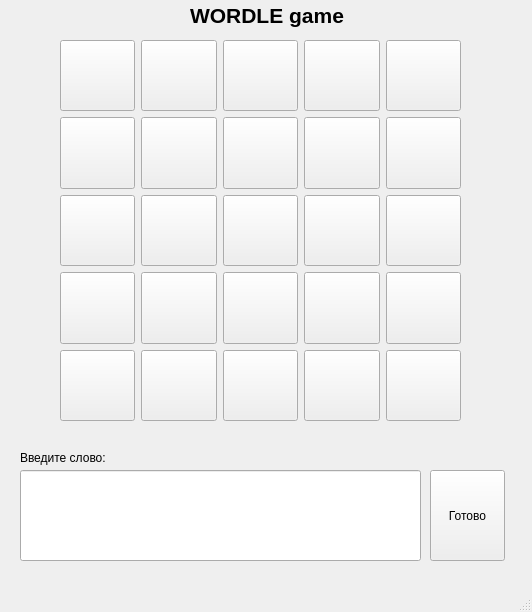
<?xml version="1.0" encoding="UTF-8"?>
<ui version="4.0">
 <class>MainWindow</class>
 <widget class="QMainWindow" name="MainWindow">
  <property name="geometry">
   <rect>
    <x>0</x>
    <y>0</y>
    <width>532</width>
    <height>612</height>
   </rect>
  </property>
  <property name="windowTitle">
   <string>MainWindow</string>
  </property>
  <widget class="QWidget" name="centralwidget">
   <widget class="QWidget" name="gridLayoutWidget">
    <property name="geometry">
     <rect>
      <x>60</x>
      <y>40</y>
      <width>401</width>
      <height>381</height>
     </rect>
    </property>
    <layout class="QGridLayout" name="gridLayout">
     <item row="0" column="0">
      <widget class="QPushButton" name="pushButton">
       <property name="sizePolicy">
        <sizepolicy hsizetype="Expanding" vsizetype="Expanding">
         <horstretch>0</horstretch>
         <verstretch>7</verstretch>
        </sizepolicy>
       </property>
       <property name="sizeIncrement">
        <size>
         <width>40</width>
         <height>40</height>
        </size>
       </property>
       <property name="text">
        <string/>
       </property>
       <attribute name="buttonGroup">
        <string notr="true">buttonGroup</string>
       </attribute>
      </widget>
     </item>
     <item row="3" column="1">
      <widget class="QPushButton" name="pushButton_19">
       <property name="sizePolicy">
        <sizepolicy hsizetype="Expanding" vsizetype="Expanding">
         <horstretch>0</horstretch>
         <verstretch>7</verstretch>
        </sizepolicy>
       </property>
       <property name="sizeIncrement">
        <size>
         <width>40</width>
         <height>40</height>
        </size>
       </property>
       <property name="text">
        <string/>
       </property>
       <attribute name="buttonGroup">
        <string notr="true">buttonGroup_4</string>
       </attribute>
      </widget>
     </item>
     <item row="3" column="4">
      <widget class="QPushButton" name="pushButton_16">
       <property name="sizePolicy">
        <sizepolicy hsizetype="Expanding" vsizetype="Expanding">
         <horstretch>0</horstretch>
         <verstretch>7</verstretch>
        </sizepolicy>
       </property>
       <property name="sizeIncrement">
        <size>
         <width>40</width>
         <height>40</height>
        </size>
       </property>
       <property name="text">
        <string/>
       </property>
       <attribute name="buttonGroup">
        <string notr="true">buttonGroup_4</string>
       </attribute>
      </widget>
     </item>
     <item row="2" column="1">
      <widget class="QPushButton" name="pushButton_15">
       <property name="sizePolicy">
        <sizepolicy hsizetype="Expanding" vsizetype="Expanding">
         <horstretch>0</horstretch>
         <verstretch>7</verstretch>
        </sizepolicy>
       </property>
       <property name="sizeIncrement">
        <size>
         <width>40</width>
         <height>40</height>
        </size>
       </property>
       <property name="text">
        <string/>
       </property>
       <attribute name="buttonGroup">
        <string notr="true">buttonGroup_3</string>
       </attribute>
      </widget>
     </item>
     <item row="0" column="1">
      <widget class="QPushButton" name="pushButton_2">
       <property name="sizePolicy">
        <sizepolicy hsizetype="Expanding" vsizetype="Expanding">
         <horstretch>0</horstretch>
         <verstretch>0</verstretch>
        </sizepolicy>
       </property>
       <property name="text">
        <string/>
       </property>
       <attribute name="buttonGroup">
        <string notr="true">buttonGroup</string>
       </attribute>
      </widget>
     </item>
     <item row="1" column="0">
      <widget class="QPushButton" name="pushButton_6">
       <property name="sizePolicy">
        <sizepolicy hsizetype="Expanding" vsizetype="Expanding">
         <horstretch>0</horstretch>
         <verstretch>7</verstretch>
        </sizepolicy>
       </property>
       <property name="sizeIncrement">
        <size>
         <width>40</width>
         <height>40</height>
        </size>
       </property>
       <property name="text">
        <string/>
       </property>
       <attribute name="buttonGroup">
        <string notr="true">buttonGroup_2</string>
       </attribute>
      </widget>
     </item>
     <item row="3" column="2">
      <widget class="QPushButton" name="pushButton_18">
       <property name="sizePolicy">
        <sizepolicy hsizetype="Expanding" vsizetype="Expanding">
         <horstretch>0</horstretch>
         <verstretch>7</verstretch>
        </sizepolicy>
       </property>
       <property name="sizeIncrement">
        <size>
         <width>40</width>
         <height>40</height>
        </size>
       </property>
       <property name="text">
        <string/>
       </property>
       <attribute name="buttonGroup">
        <string notr="true">buttonGroup_4</string>
       </attribute>
      </widget>
     </item>
     <item row="0" column="2">
      <widget class="QPushButton" name="pushButton_3">
       <property name="sizePolicy">
        <sizepolicy hsizetype="Expanding" vsizetype="Expanding">
         <horstretch>0</horstretch>
         <verstretch>0</verstretch>
        </sizepolicy>
       </property>
       <property name="text">
        <string/>
       </property>
       <attribute name="buttonGroup">
        <string notr="true">buttonGroup</string>
       </attribute>
      </widget>
     </item>
     <item row="3" column="3">
      <widget class="QPushButton" name="pushButton_17">
       <property name="sizePolicy">
        <sizepolicy hsizetype="Expanding" vsizetype="Expanding">
         <horstretch>0</horstretch>
         <verstretch>7</verstretch>
        </sizepolicy>
       </property>
       <property name="sizeIncrement">
        <size>
         <width>40</width>
         <height>40</height>
        </size>
       </property>
       <property name="text">
        <string/>
       </property>
       <attribute name="buttonGroup">
        <string notr="true">buttonGroup_4</string>
       </attribute>
      </widget>
     </item>
     <item row="1" column="1">
      <widget class="QPushButton" name="pushButton_10">
       <property name="sizePolicy">
        <sizepolicy hsizetype="Expanding" vsizetype="Expanding">
         <horstretch>0</horstretch>
         <verstretch>7</verstretch>
        </sizepolicy>
       </property>
       <property name="sizeIncrement">
        <size>
         <width>40</width>
         <height>40</height>
        </size>
       </property>
       <property name="text">
        <string/>
       </property>
       <attribute name="buttonGroup">
        <string notr="true">buttonGroup_2</string>
       </attribute>
      </widget>
     </item>
     <item row="1" column="2">
      <widget class="QPushButton" name="pushButton_9">
       <property name="sizePolicy">
        <sizepolicy hsizetype="Expanding" vsizetype="Expanding">
         <horstretch>0</horstretch>
         <verstretch>7</verstretch>
        </sizepolicy>
       </property>
       <property name="sizeIncrement">
        <size>
         <width>40</width>
         <height>40</height>
        </size>
       </property>
       <property name="text">
        <string/>
       </property>
       <attribute name="buttonGroup">
        <string notr="true">buttonGroup_2</string>
       </attribute>
      </widget>
     </item>
     <item row="3" column="0">
      <widget class="QPushButton" name="pushButton_20">
       <property name="sizePolicy">
        <sizepolicy hsizetype="Expanding" vsizetype="Expanding">
         <horstretch>0</horstretch>
         <verstretch>7</verstretch>
        </sizepolicy>
       </property>
       <property name="sizeIncrement">
        <size>
         <width>40</width>
         <height>40</height>
        </size>
       </property>
       <property name="text">
        <string/>
       </property>
       <attribute name="buttonGroup">
        <string notr="true">buttonGroup_4</string>
       </attribute>
      </widget>
     </item>
     <item row="2" column="0">
      <widget class="QPushButton" name="pushButton_11">
       <property name="sizePolicy">
        <sizepolicy hsizetype="Expanding" vsizetype="Expanding">
         <horstretch>0</horstretch>
         <verstretch>7</verstretch>
        </sizepolicy>
       </property>
       <property name="sizeIncrement">
        <size>
         <width>40</width>
         <height>40</height>
        </size>
       </property>
       <property name="text">
        <string/>
       </property>
       <attribute name="buttonGroup">
        <string notr="true">buttonGroup_3</string>
       </attribute>
      </widget>
     </item>
     <item row="2" column="4">
      <widget class="QPushButton" name="pushButton_12">
       <property name="sizePolicy">
        <sizepolicy hsizetype="Expanding" vsizetype="Expanding">
         <horstretch>0</horstretch>
         <verstretch>7</verstretch>
        </sizepolicy>
       </property>
       <property name="sizeIncrement">
        <size>
         <width>40</width>
         <height>40</height>
        </size>
       </property>
       <property name="text">
        <string/>
       </property>
       <attribute name="buttonGroup">
        <string notr="true">buttonGroup_3</string>
       </attribute>
      </widget>
     </item>
     <item row="1" column="3">
      <widget class="QPushButton" name="pushButton_8">
       <property name="sizePolicy">
        <sizepolicy hsizetype="Expanding" vsizetype="Expanding">
         <horstretch>0</horstretch>
         <verstretch>7</verstretch>
        </sizepolicy>
       </property>
       <property name="sizeIncrement">
        <size>
         <width>40</width>
         <height>40</height>
        </size>
       </property>
       <property name="text">
        <string/>
       </property>
       <attribute name="buttonGroup">
        <string notr="true">buttonGroup_2</string>
       </attribute>
      </widget>
     </item>
     <item row="0" column="3">
      <widget class="QPushButton" name="pushButton_4">
       <property name="sizePolicy">
        <sizepolicy hsizetype="Expanding" vsizetype="Expanding">
         <horstretch>0</horstretch>
         <verstretch>0</verstretch>
        </sizepolicy>
       </property>
       <property name="text">
        <string/>
       </property>
       <attribute name="buttonGroup">
        <string notr="true">buttonGroup</string>
       </attribute>
      </widget>
     </item>
     <item row="1" column="4">
      <widget class="QPushButton" name="pushButton_7">
       <property name="sizePolicy">
        <sizepolicy hsizetype="Expanding" vsizetype="Expanding">
         <horstretch>0</horstretch>
         <verstretch>7</verstretch>
        </sizepolicy>
       </property>
       <property name="sizeIncrement">
        <size>
         <width>40</width>
         <height>40</height>
        </size>
       </property>
       <property name="text">
        <string/>
       </property>
       <attribute name="buttonGroup">
        <string notr="true">buttonGroup_2</string>
       </attribute>
      </widget>
     </item>
     <item row="2" column="3">
      <widget class="QPushButton" name="pushButton_13">
       <property name="sizePolicy">
        <sizepolicy hsizetype="Expanding" vsizetype="Expanding">
         <horstretch>0</horstretch>
         <verstretch>7</verstretch>
        </sizepolicy>
       </property>
       <property name="sizeIncrement">
        <size>
         <width>40</width>
         <height>40</height>
        </size>
       </property>
       <property name="text">
        <string/>
       </property>
       <attribute name="buttonGroup">
        <string notr="true">buttonGroup_3</string>
       </attribute>
      </widget>
     </item>
     <item row="0" column="4">
      <widget class="QPushButton" name="pushButton_5">
       <property name="sizePolicy">
        <sizepolicy hsizetype="Expanding" vsizetype="Expanding">
         <horstretch>0</horstretch>
         <verstretch>0</verstretch>
        </sizepolicy>
       </property>
       <property name="text">
        <string/>
       </property>
       <attribute name="buttonGroup">
        <string notr="true">buttonGroup</string>
       </attribute>
      </widget>
     </item>
     <item row="2" column="2">
      <widget class="QPushButton" name="pushButton_14">
       <property name="sizePolicy">
        <sizepolicy hsizetype="Expanding" vsizetype="Expanding">
         <horstretch>0</horstretch>
         <verstretch>7</verstretch>
        </sizepolicy>
       </property>
       <property name="sizeIncrement">
        <size>
         <width>40</width>
         <height>40</height>
        </size>
       </property>
       <property name="text">
        <string/>
       </property>
       <attribute name="buttonGroup">
        <string notr="true">buttonGroup_3</string>
       </attribute>
      </widget>
     </item>
     <item row="4" column="2">
      <widget class="QPushButton" name="pushButton_25">
       <property name="sizePolicy">
        <sizepolicy hsizetype="Expanding" vsizetype="Expanding">
         <horstretch>0</horstretch>
         <verstretch>7</verstretch>
        </sizepolicy>
       </property>
       <property name="sizeIncrement">
        <size>
         <width>40</width>
         <height>40</height>
        </size>
       </property>
       <property name="text">
        <string/>
       </property>
       <attribute name="buttonGroup">
        <string notr="true">buttonGroup_5</string>
       </attribute>
      </widget>
     </item>
     <item row="4" column="0">
      <widget class="QPushButton" name="pushButton_24">
       <property name="sizePolicy">
        <sizepolicy hsizetype="Expanding" vsizetype="Expanding">
         <horstretch>0</horstretch>
         <verstretch>7</verstretch>
        </sizepolicy>
       </property>
       <property name="sizeIncrement">
        <size>
         <width>40</width>
         <height>40</height>
        </size>
       </property>
       <property name="text">
        <string/>
       </property>
       <attribute name="buttonGroup">
        <string notr="true">buttonGroup_5</string>
       </attribute>
      </widget>
     </item>
     <item row="4" column="1">
      <widget class="QPushButton" name="pushButton_23">
       <property name="sizePolicy">
        <sizepolicy hsizetype="Expanding" vsizetype="Expanding">
         <horstretch>0</horstretch>
         <verstretch>7</verstretch>
        </sizepolicy>
       </property>
       <property name="sizeIncrement">
        <size>
         <width>40</width>
         <height>40</height>
        </size>
       </property>
       <property name="text">
        <string/>
       </property>
       <attribute name="buttonGroup">
        <string notr="true">buttonGroup_5</string>
       </attribute>
      </widget>
     </item>
     <item row="4" column="3">
      <widget class="QPushButton" name="pushButton_22">
       <property name="sizePolicy">
        <sizepolicy hsizetype="Expanding" vsizetype="Expanding">
         <horstretch>0</horstretch>
         <verstretch>7</verstretch>
        </sizepolicy>
       </property>
       <property name="sizeIncrement">
        <size>
         <width>40</width>
         <height>40</height>
        </size>
       </property>
       <property name="text">
        <string/>
       </property>
       <attribute name="buttonGroup">
        <string notr="true">buttonGroup_5</string>
       </attribute>
      </widget>
     </item>
     <item row="4" column="4">
      <widget class="QPushButton" name="pushButton_21">
       <property name="sizePolicy">
        <sizepolicy hsizetype="Expanding" vsizetype="Expanding">
         <horstretch>0</horstretch>
         <verstretch>7</verstretch>
        </sizepolicy>
       </property>
       <property name="sizeIncrement">
        <size>
         <width>40</width>
         <height>40</height>
        </size>
       </property>
       <property name="text">
        <string/>
       </property>
       <attribute name="buttonGroup">
        <string notr="true">buttonGroup_5</string>
       </attribute>
      </widget>
     </item>
    </layout>
   </widget>
   <widget class="QLabel" name="label">
    <property name="geometry">
     <rect>
      <x>190</x>
      <y>0</y>
      <width>311</width>
      <height>31</height>
     </rect>
    </property>
    <property name="font">
     <font>
      <pointsize>16</pointsize>
      <weight>75</weight>
      <bold>true</bold>
     </font>
    </property>
    <property name="text">
     <string>WORDLE game</string>
    </property>
   </widget>
   <widget class="QLineEdit" name="lineEdit">
    <property name="geometry">
     <rect>
      <x>20</x>
      <y>470</y>
      <width>401</width>
      <height>91</height>
     </rect>
    </property>
    <property name="font">
     <font>
      <pointsize>36</pointsize>
     </font>
    </property>
    <property name="text">
     <string/>
    </property>
   </widget>
   <widget class="QLabel" name="label_2">
    <property name="geometry">
     <rect>
      <x>20</x>
      <y>450</y>
      <width>321</width>
      <height>16</height>
     </rect>
    </property>
    <property name="text">
     <string>Введите слово:</string>
    </property>
   </widget>
   <widget class="QPushButton" name="pushButton_26">
    <property name="geometry">
     <rect>
      <x>430</x>
      <y>470</y>
      <width>75</width>
      <height>91</height>
     </rect>
    </property>
    <property name="text">
     <string>Готово</string>
    </property>
   </widget>
  </widget>
  <widget class="QMenuBar" name="menubar">
   <property name="geometry">
    <rect>
     <x>0</x>
     <y>0</y>
     <width>532</width>
     <height>21</height>
    </rect>
   </property>
  </widget>
  <widget class="QStatusBar" name="statusbar"/>
 </widget>
 <resources/>
 <connections/>
 <buttongroups>
  <buttongroup name="buttonGroup_4"/>
  <buttongroup name="buttonGroup"/>
  <buttongroup name="buttonGroup_3"/>
  <buttongroup name="buttonGroup_5"/>
  <buttongroup name="buttonGroup_2"/>
 </buttongroups>
</ui>
